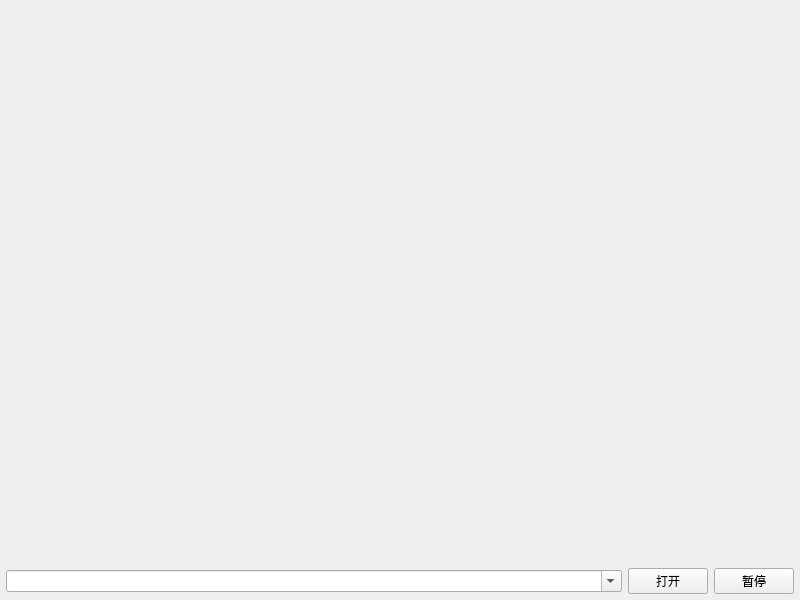
<?xml version="1.0" encoding="UTF-8"?>
<ui version="4.0">
 <class>frmDemoVideoImage</class>
 <widget class="QWidget" name="frmDemoVideoImage">
  <property name="geometry">
   <rect>
    <x>0</x>
    <y>0</y>
    <width>800</width>
    <height>600</height>
   </rect>
  </property>
  <property name="windowTitle">
   <string>Form</string>
  </property>
  <layout class="QVBoxLayout" name="verticalLayout">
   <property name="spacing">
    <number>6</number>
   </property>
   <property name="leftMargin">
    <number>6</number>
   </property>
   <property name="topMargin">
    <number>6</number>
   </property>
   <property name="rightMargin">
    <number>6</number>
   </property>
   <property name="bottomMargin">
    <number>6</number>
   </property>
   <item>
    <widget class="VideoWidget" name="videoWidget" native="true"/>
   </item>
   <item>
    <widget class="QWidget" name="widget" native="true">
     <property name="sizePolicy">
      <sizepolicy hsizetype="Preferred" vsizetype="Fixed">
       <horstretch>0</horstretch>
       <verstretch>0</verstretch>
      </sizepolicy>
     </property>
     <layout class="QHBoxLayout" name="horizontalLayout">
      <property name="spacing">
       <number>6</number>
      </property>
      <property name="leftMargin">
       <number>0</number>
      </property>
      <property name="topMargin">
       <number>0</number>
      </property>
      <property name="rightMargin">
       <number>0</number>
      </property>
      <property name="bottomMargin">
       <number>0</number>
      </property>
      <item>
       <widget class="QComboBox" name="cboxUrl">
        <property name="sizePolicy">
         <sizepolicy hsizetype="Expanding" vsizetype="Fixed">
          <horstretch>0</horstretch>
          <verstretch>0</verstretch>
         </sizepolicy>
        </property>
        <property name="editable">
         <bool>true</bool>
        </property>
       </widget>
      </item>
      <item>
       <widget class="QPushButton" name="btnOpen">
        <property name="minimumSize">
         <size>
          <width>80</width>
          <height>0</height>
         </size>
        </property>
        <property name="text">
         <string>打开</string>
        </property>
       </widget>
      </item>
      <item>
       <widget class="QPushButton" name="btnPause">
        <property name="minimumSize">
         <size>
          <width>80</width>
          <height>0</height>
         </size>
        </property>
        <property name="text">
         <string>暂停</string>
        </property>
       </widget>
      </item>
     </layout>
    </widget>
   </item>
  </layout>
 </widget>
 <customwidgets>
  <customwidget>
   <class>VideoWidget</class>
   <extends>QWidget</extends>
   <header>videowidgetx.h</header>
   <container>1</container>
  </customwidget>
 </customwidgets>
 <resources/>
 <connections/>
</ui>
